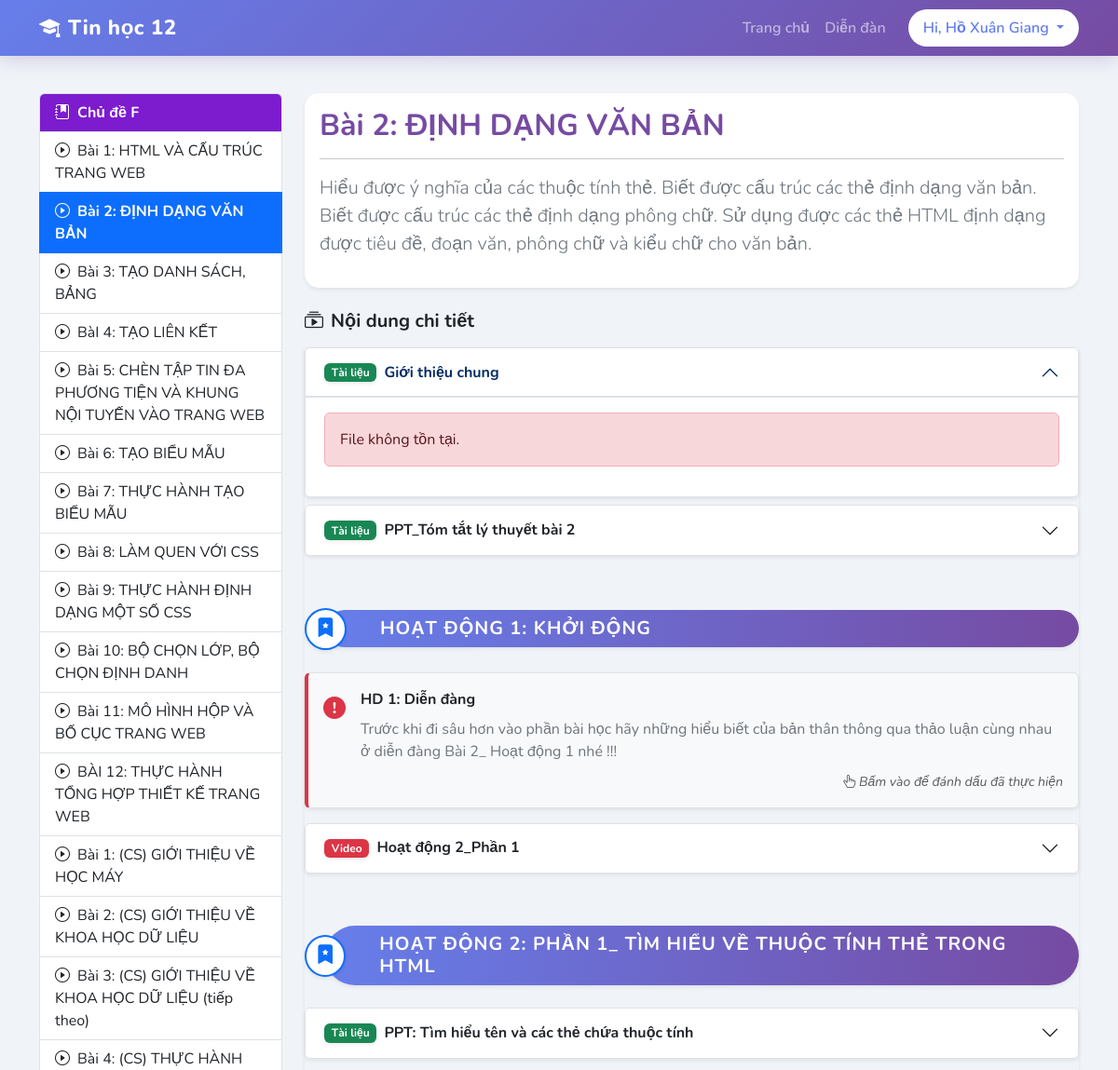
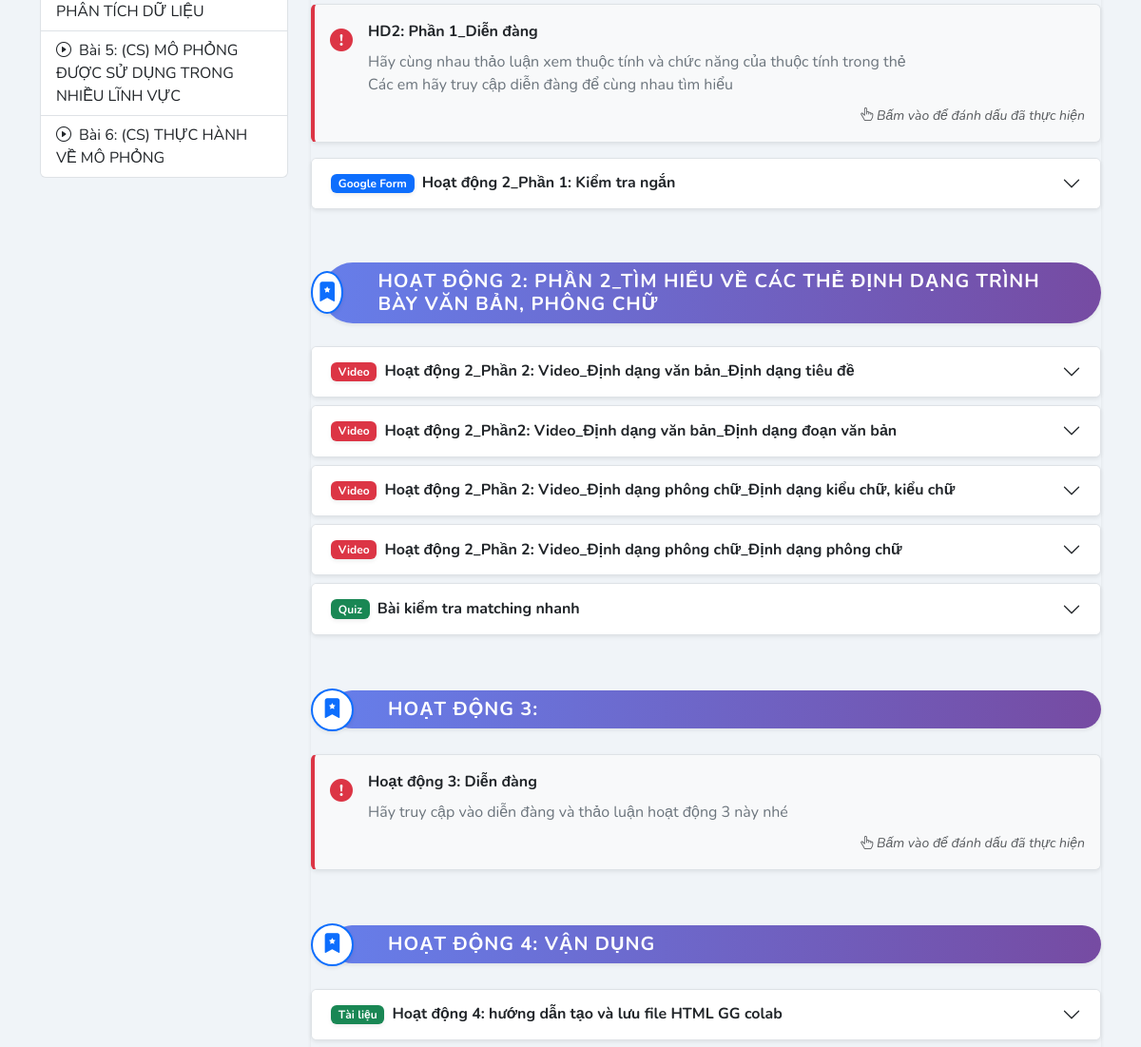
The page /lesson.php?id=6 (signed in, upper part) on the database as committed earlier (2 pictures, top to bottom).
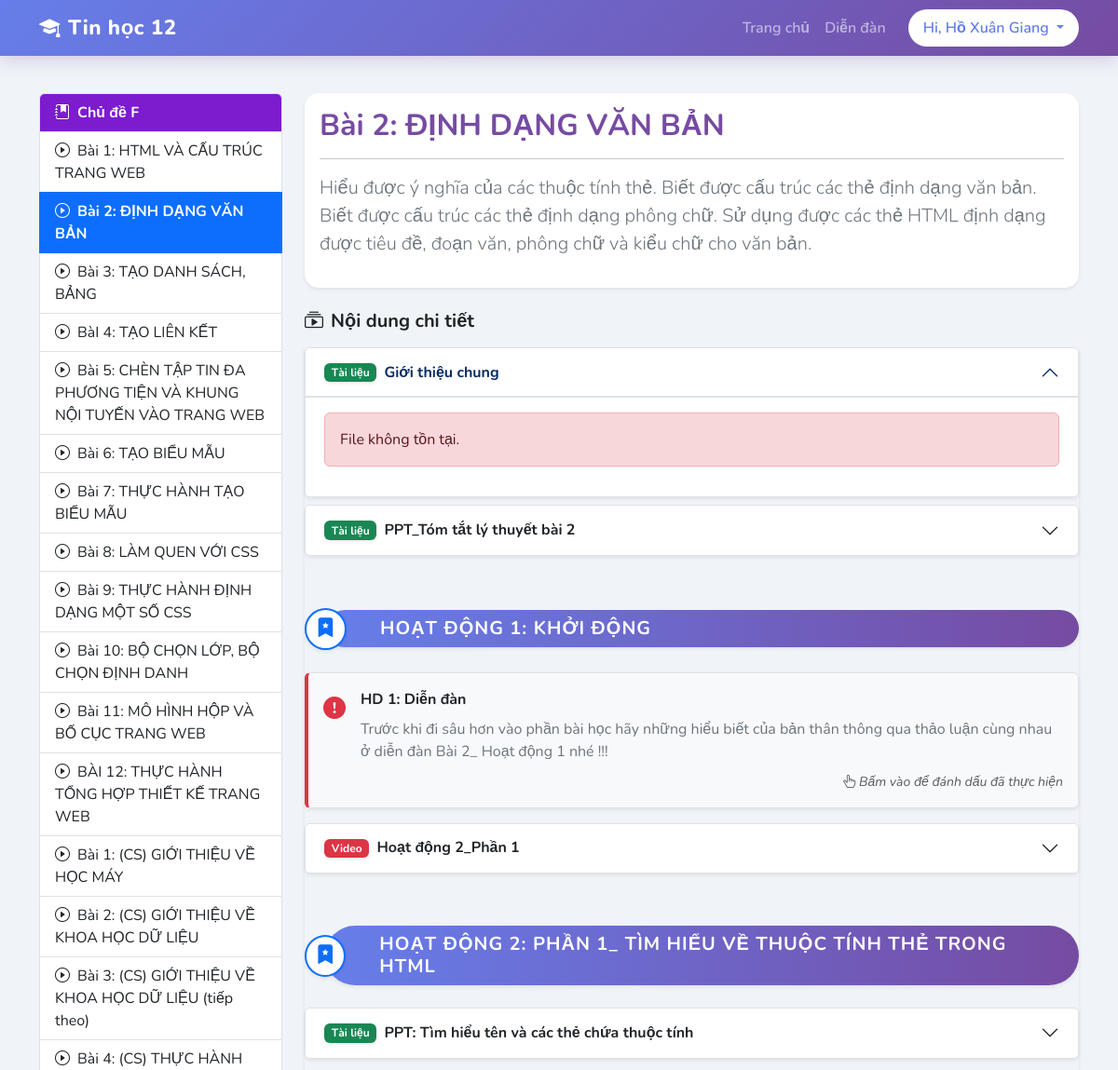
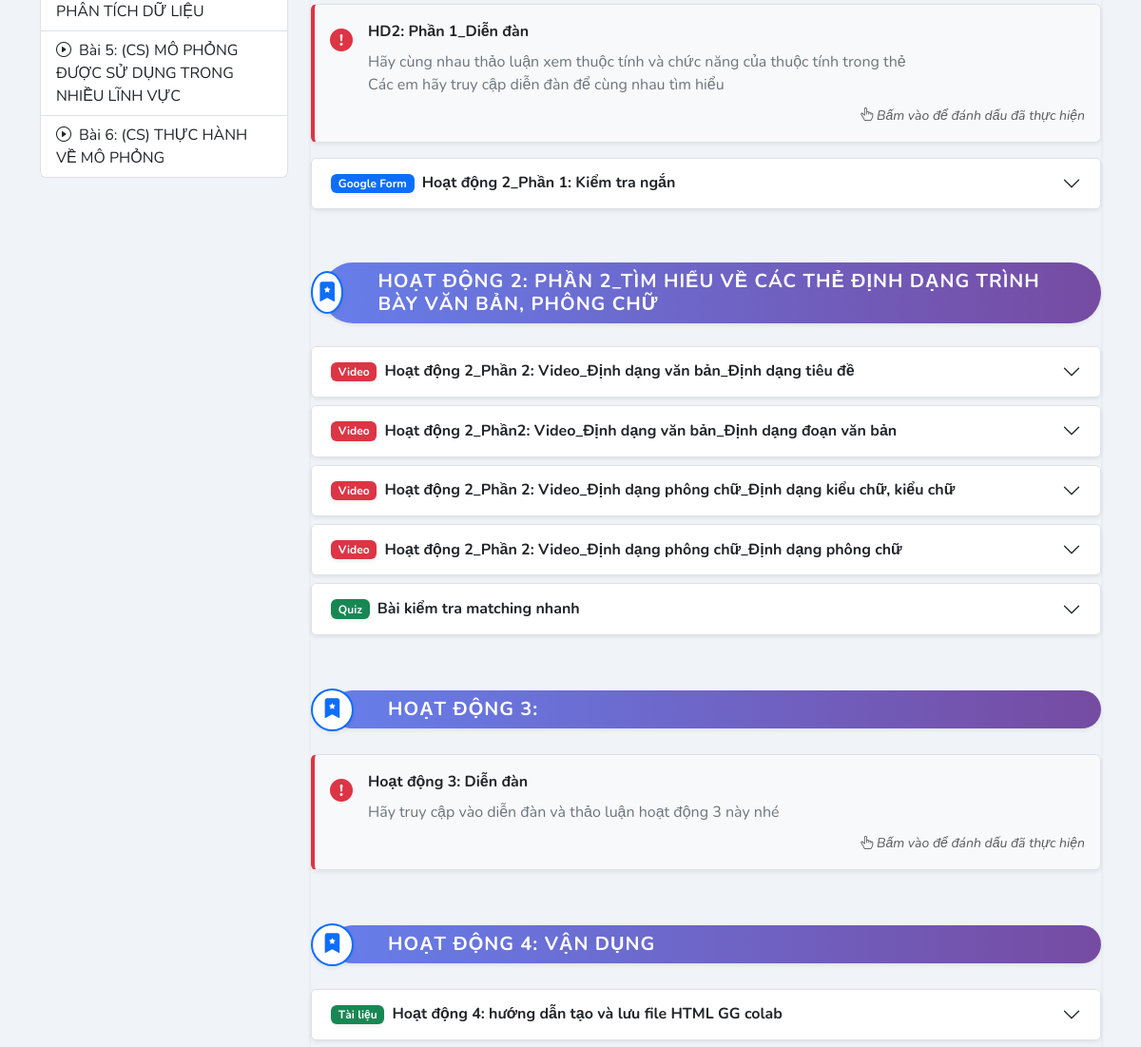
The same page on the database as committed later (2 pictures, top to bottom).
### tables this page shows
CREATE TABLE `activities` (
  `id` int(11) NOT NULL,
  `lesson_id` int(11) NOT NULL,
  `title` varchar(255) NOT NULL,
  `type` varchar(50) NOT NULL,
  `content` text NOT NULL,
  `created_at` timestamp NOT NULL DEFAULT current_timestamp(),
  `display_order` int(11) DEFAULT 0
);

### lesson.php (the view, shortened to what the changed rows need)
<?php
include 'includes/db.php';
if(isset($_GET['id'])) {
    $lesson_id = intval($_GET['id']);
    $sql = "SELECT * FROM lessons WHERE id = $lesson_id";
    $result = $conn->query($sql);
    if($result->num_rows > 0) {
        $row = $result->fetch_assoc();
    } else { header("Location: index.php"); exit(); }
} else { header("Location: index.php"); exit(); }
include 'includes/header.php';
?>
<div class="row">
    <div class="col-md-9">
        <div class="card mt-3 shadow-sm border-0 mb-4">
            <div class="card-body">
                <h2 class="card-title text-primary fw-bold"><?php echo $row['title']; ?></h2>
            </div>
        </div>
        <div class="accordion shadow-sm mb-5 border-0 bg-transparent" id="lessonAccordion">
            <?php
            $sql_act = "SELECT * FROM activities WHERE lesson_id = $lesson_id ORDER BY display_order ASC";
            $res_act = $conn->query($sql_act);
            if ($res_act->num_rows > 0) {
                $index = 0;
                while($act = $res_act->fetch_assoc()) {
                    $index++;
                    if ($act['type'] == 'header') {
                        continue;
                    }
                    if ($act['type'] == 'label') {
                        echo '<div class="p-3 bg-light border rounded shadow-sm my-3 clickable-label"
                                   style="cursor: pointer; transition: 0.3s; border-left: 4px solid #dc3545 !important;"
                                   onclick="markCompleted('.$act['id'].', this)"
                                   title="Bấm vào để đánh dấu đã thực hiện">
                                <div class="d-flex align-items-start">
                                    <i class="bi bi-exclamation-circle-fill text-danger fs-4 me-3 mt-1"></i>
                                    <div>
                                        <strong class="text-dark d-block mb-2">'.htmlspecialchars($act['title']).'</strong>
                                        <div class="text-secondary">'.nl2br($act['content']).'</div>
                                    </div>
                                </div>
                                <div class="text-end mt-2"><small class="text-muted fst-italic"><i class="bi bi-hand-index-thumb"></i> Bấm vào để đánh dấu đã thực hiện</small></div>
                              </div>';
                        continue;
                    }
                    $collapseId = "collapse" . $index;
                    $headingId = "heading" . $index;
                    $btnCollapsed = ($index == 1) ? "" : "collapsed";
            ?>
                <div class="accordion-item mb-2 border shadow-sm rounded overflow-hidden">
                    <h2 class="accordion-header" id="<?php echo $headingId; ?>">
                        <button class="accordion-button <?php echo $btnCollapsed; ?> fw-bold bg-white" type="button"
                                data-bs-toggle="collapse"
                                data-bs-target="#<?php echo $collapseId; ?>"
                                data-act-id="<?php echo $act['id']; ?>">
                            <?php
                                if($act['type']=='video') echo '<span class="badge bg-danger me-2 shadow-sm">Video</span>';
                                elseif($act['type']=='edpuzzle') echo '<span class="badge bg-warning text-dark me-2 shadow-sm">Edpuzzle</span>';
                                elseif($act['type']=='colab') echo '<span class="badge bg-warning text-dark me-2 shadow-sm">Colab</span>';
                                elseif($act['type']=='file') echo '<span class="badge bg-success me-2 shadow-sm">Tài liệu</span>';
                                elseif($act['type']=='assignment') echo '<span class="badge bg-primary me-2 shadow-sm">📝 Nộp bài</span>';
                                elseif($act['type']=='quiz') echo '<span class="badge bg-success me-2 shadow-sm">Quiz</span>';
                                elseif($act['type']=='google_form') echo '<span class="badge bg-primary me-2 shadow-sm">Google Form</span>';
                                else echo '<span class="badge bg-info text-dark me-2 shadow-sm">Bài đọc</span>';
                                echo htmlspecialchars($act['title']);
                            ?>
                        </button>
                    </h2>
                </div>
            <?php
                }
            } else { echo "<div class='alert alert-warning text-center'>Đang cập nhật nội dung.</div>"; }
            ?>
        </div>
    </div>
</div>
<?php include 'includes/footer.php'; ?>

Rows that differ between the two databases and show on the page:
changed activities: title "HD 1: Diễn đàng" → "HD 1: Diễn đàn"; content "Trước khi đi sâu hơn vào phần bài học hãy những hiểu biết của bản thân thông qua thảo luận cùng nhau ở diễn đàng Bài 2_ Hoạt động 1 nhé !!!" → "Trước khi đi sâu hơn vào phần bài học hãy những hiểu biết của bản thân thông qua thảo luận cùng nhau ở diễn đàn Bài 2_ Hoạt động 1 nhé !!!"
changed activities: title "HD2: Phần 1_Diễn đàng" → "HD2: Phần 1_Diễn đàn"; content "Hãy cùng nhau thảo luận xem thuộc tính và chức năng của thuộc tính trong thẻ Các em hãy truy cập diễn đàng để cùng nhau tìm hiểu" → "Hãy cùng nhau thảo luận xem thuộc tính và chức năng của thuộc tính trong thẻ Các em hãy truy cập diễn đàn để cùng nhau tìm hiểu"
changed activities: title "Hoạt động 3: Diễn đàng" → "Hoạt động 3: Diễn đàn"; content "Hãy truy cập vào diễn đàng và thảo luận hoạt động 3 này nhé" → "Hãy truy cập vào diễn đàn và thảo luận hoạt động 3 này nhé"
